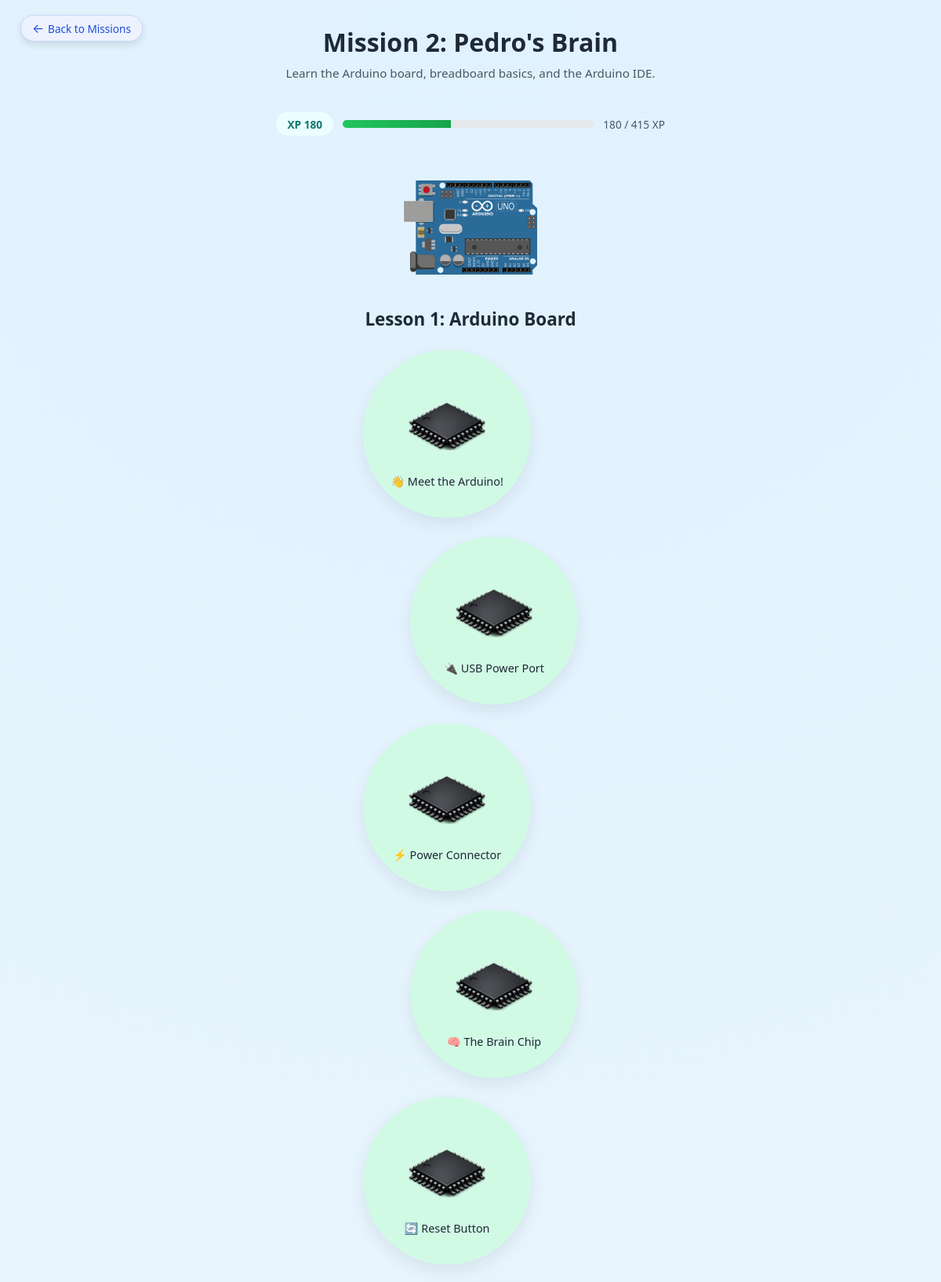
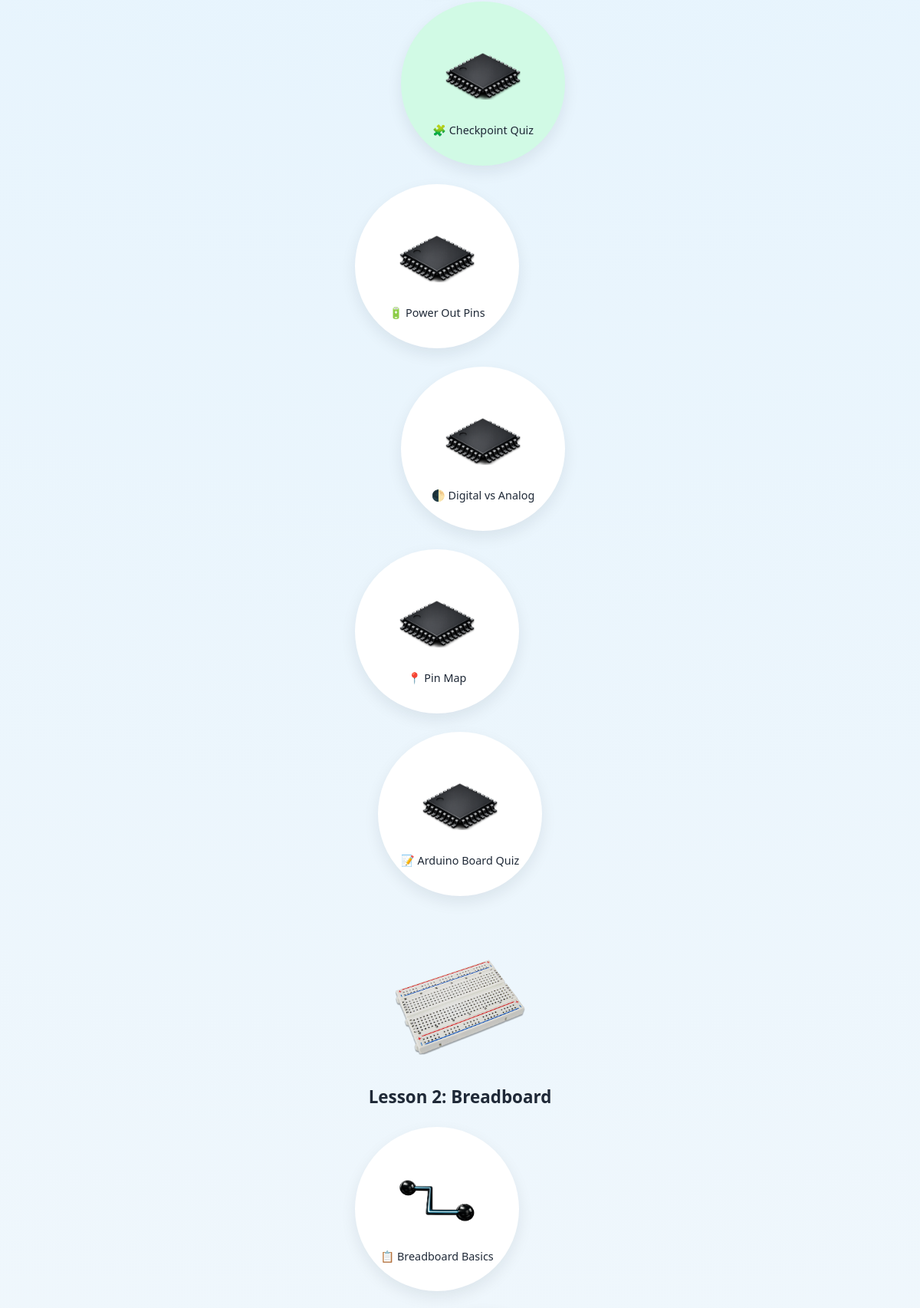
Page /lessons/mission-2/ (upper part) on the committed database (2 pictures, top to bottom).
### lessons/models.py (models this page shows, shortened)
class Step(models.Model):
    CONTENT_CHOICES = [
        ("video", "Video"),
        ("cards", "Cards"),
    ]
    slug = models.SlugField(max_length=100)
    title = models.CharField(max_length=255)
    parent_slug = models.SlugField(max_length=100)
    order = models.PositiveIntegerField(default=1)
    content_mode = models.CharField(max_length=10, choices=CONTENT_CHOICES)
    has_quiz = models.BooleanField(default=False)
    youtube_id = models.CharField(max_length=50, blank=True)
    xp_on_complete = models.PositiveIntegerField(default=0)
    xp_on_quiz_correct = models.PositiveIntegerField(default=0)
    class Meta:
        ordering = ["parent_slug", "order"]
        unique_together = ("slug", "parent_slug")

### lessons/views.py (the view)
# urls.py: path("mission-2/", views.mission_2_intro, name="mission_2_intro"),
def mission_2_intro(request):
    user = _get_user(request)
    step_map = {
        (step.parent_slug, step.slug): step
        for step in LessonStep.objects.filter(parent_slug__startswith="mission-2-")
    }
    completed_ids = _completed_step_ids(user, "mission-2-")
    lesson1_lessons = [dict(lesson) for lesson in MISSION2_LESSON1]
    lesson2_lessons = [dict(lesson) for lesson in MISSION2_LESSON2]
    lesson3_lessons = [dict(lesson) for lesson in MISSION2_LESSON3]
    for lesson in lesson1_lessons:
        step = step_map.get(("mission-2-arduino-board", lesson["slug"]))
        lesson["is_complete"] = False
        if step:
            lesson["title"] = step.title
            lesson["content_mode"] = step.content_mode
            lesson["has_quiz"] = step.has_quiz
            lesson["is_complete"] = step.id in completed_ids
    for lesson in lesson2_lessons:
        step = step_map.get(("mission-2-breadboard", lesson["slug"]))
        lesson["is_complete"] = False
        if step:
            lesson["title"] = step.title
            lesson["content_mode"] = step.content_mode
            lesson["has_quiz"] = step.has_quiz
            lesson["is_complete"] = step.id in completed_ids
    for lesson in lesson3_lessons:
        step = step_map.get(("mission-2-arduino-ide", lesson["slug"]))
        lesson["is_complete"] = False
        if step:
            lesson["title"] = step.title
            lesson["content_mode"] = step.content_mode
            lesson["has_quiz"] = step.has_quiz
            lesson["is_complete"] = step.id in completed_ids
    xp_total, xp_max, xp_percent = _get_xp_stats("mission-2", user)
    return render(
        request,
        "lessons/mission_2_intro.html",
        {
            "lesson1_lessons": lesson1_lessons,
            "lesson2_lessons": lesson2_lessons,
            "lesson3_lessons": lesson3_lessons,
            "xp_total": xp_total,
            "xp_max": xp_max,
            "xp_percent": xp_percent,
            "can_track_progress": bool(user),
        },
    )

### lessons/views.py (called while the page is built)
def _get_demo_user():
    User = get_user_model()
    username_field = User.USERNAME_FIELD
    demo_value = "demo@example.com" if "email" in username_field else "demo-user"
    lookup = {username_field: demo_value}
    defaults = {"is_active": True}
    if "username" not in lookup and any(field.name == "username" for field in User._meta.fields):
        defaults["username"] = "demo-user"
    demo_user, _ = User.objects.get_or_create(**lookup, defaults=defaults)
    return demo_user

def _get_user(request):
    user = getattr(request, "user", None)
    if user and user.is_authenticated:
        return user
    if DEMO_MODE:
        return _get_demo_user()
    return None

def _completion_qs(user):
    if user:
        return LessonStepCompletion.objects.filter(user=user)
    return LessonStepCompletion.objects.none()

def _completed_step_ids(user, parent_prefix=""):
    qs = _completion_qs(user).filter(is_complete=True)
    if parent_prefix:
        qs = qs.filter(step__parent_slug__startswith=parent_prefix)
    return set(qs.values_list("step_id", flat=True))

def _get_xp_stats(prefix, user):
    if not prefix:
        return 0, 0, 0
    steps = list(LessonStep.objects.filter(parent_slug__startswith=prefix))
    xp_max = sum(
        step.xp_on_complete + (step.xp_on_quiz_correct if step.has_quiz else 0)
        for step in steps
    )
    xp_total = (
        _completion_qs(user)
        .filter(step__parent_slug__startswith=prefix)
        .aggregate(total=Sum("xp_earned"))["total"]
        or 0
    )
    xp_percent = int((xp_total / xp_max) * 100) if xp_max else 0
    if xp_percent > 100:
        xp_percent = 100
    return xp_total, xp_max, xp_percent

### lessons/templates/lessons/mission_2_intro.html (shortened to what this page needs)
{% load static %}
<!DOCTYPE html>
<html lang="en">
<head>
  <link rel="stylesheet" href="{% static 'css/icons.css' %}" />
  <link rel="stylesheet" href="{% static 'css/responsive-overrides.css' %}" />
</head>
<body>
  <a href="{% url 'lessons:missions_home' %}" class="back-button">
    <span class="back-arrow">←</span>
    Back to Missions
  </a>
  <header class="page-header">
    <h1>Mission 2: Pedro's Brain</h1>
    <p>Learn the Arduino board, breadboard basics, and the Arduino IDE.</p>
  </header>
  <div class="xp-summary" aria-label="Mission 2 XP progress">
    <div class="xp-pill">XP {{ xp_total|default:"0" }}</div>
    <div class="xp-progress" role="progressbar" aria-valuenow="{{ xp_total|default:'0' }}" aria-valuemin="0" aria-valuemax="{{ xp_max|default:'0' }}">
      <div class="xp-progress__fill" style="width: {{ xp_percent|default:'0' }}%;"></div>
    </div>
    <div class="xp-label">{{ xp_total|default:"0" }} / {{ xp_max|default:"0" }} XP</div>
  </div>
  <section class="section">
    <div class="lesson1-hero">
      <img
        src="{% static 'lessons/mission2/arduino_board.png' %}"
        alt="Arduino board"
      />
    </div>
    <h2 class="section-title">Lesson 1: Arduino Board</h2>
    <div class="vertical-path">
      {% for lesson in lesson1_lessons %}
            <div class="circle-card{% if lesson.is_complete %} is-complete{% endif %}" id="lesson-{{ lesson.slug }}">
          <a href="{% url 'lessons:mission_2_lesson_detail' lesson.slug %}" class="circle-link">
            <div class="circle-image-wrapper lesson1-icon">
              <img
                src="{% static 'lessons/mission2/arduino_chip_icon.png' %}"
                alt="{{ lesson.title }}"
                class="circle-image"
              />
            </div>
            <div class="circle-name">
              {{ lesson.title }}
            </div>
          </a>
        </div>
      {% endfor %}
    </div>
  </section>
  <section class="section">
    <div class="lesson2-hero">
      <img
        src="{% static 'lessons/mission2/breadboard.png' %}"
        alt="Breadboard"
      />
    </div>
    <h2 class="section-title">Lesson 2: Breadboard</h2>
    <div class="vertical-path">
        {% for lesson in lesson2_lessons %}
          <div class="circle-card{% if lesson.is_complete %} is-complete{% endif %}" id="lesson-{{ lesson.slug }}">
            <a href="{% url 'lessons:mission_2_lesson_detail' lesson.slug %}" class="circle-link">
            <div class="circle-image-wrapper lesson2-icon">
              <img
                src="{% static 'lessons/mission2/breadboard_icon.png' %}"
                alt="{{ lesson.title }}"
                class="circle-image"
                style="object-position: center;"
              />
            </div>
            <div class="circle-name">
              {{ lesson.title }}
            </div>
          </a>
        </div>
      {% endfor %}
    </div>
  </section>
</body>
	</html>

### lessons/static/css/responsive-overrides.css (style rules this page uses)
body { padding: clamp(1rem, 4vw, 2rem); caret-color: transparent; -webkit-user-select: none; -ms-user-select: none; user-select: none; }
.circle-card { width: clamp(150px, 22vw, 190px); height: clamp(150px, 22vw, 190px); }
.circle-card.is-complete { background: #d1fae5; }
.circle-card .circle-image-wrapper, .circle-image-wrapper { width: clamp(90px, 16vw, 120px); height: clamp(90px, 16vw, 120px); }
.circle-image { max-width: 100%; max-height: 100%; object-fit: contain; }
.xp-summary { display: flex; align-items: center; justify-content: center; gap: 0.75rem; flex-wrap: wrap; margin: 1rem auto 2rem; }
.xp-pill { background: #ecfeff; color: #0f766e; border-radius: 999px; padding: 0.35rem 0.9rem; font-weight: 700; font-size: 0.85rem; }
.xp-progress { width: min(320px, 70vw); height: 10px; border-radius: 999px; background: #e5e7eb; overflow: hidden; }
.xp-progress__fill { height: 100%; width: 0%; background: linear-gradient(90deg, #22c55e, #16a34a); transition: width 0.3s ease; }
.xp-label { font-size: 0.85rem; color: #475569; }

### lessons/templates/lessons/mission_2_intro.html (style rules this page uses)
body { margin: 0; padding: 2rem; font-family: system-ui, -apple-system, BlinkMacSystemFont, "Segoe UI", sans-serif; background: radial-gradient(circle at top, #e0f2fe, #f9fafb); color: #1f2937; }
h1, h2, h3, p { margin: 0; }
.back-button { position: fixed; top: 1.2rem; left: 1.6rem; padding: 0.4rem 0.9rem; font-size: 0.85rem; border-radius: 999px; border: 1px solid #cbd5f5; background: #eef2ff; color: #1d4ed8; text-decoration: none; display: inline-flex; align-items: center; gap: 0.3rem; box-shadow: 0 4px 10px rgba(15, 23, 42, 0.12); z-index: 50; }
.back-arrow { font-size: 1rem; line-height: 1; }
.page-header { text-align: center; margin-bottom: 2.5rem; }
.page-header h1 { font-size: 2rem; margin-bottom: 0.5rem; }
.page-header p { color: #4b5563; font-size: 0.95rem; }
.section { margin-bottom: 3.75rem; }
.section-title { font-size: 1.4rem; margin-bottom: 1.5rem; font-weight: 700; text-align: center; }
.lesson1-hero { display: flex; justify-content: center; margin-bottom: 1rem; }
.lesson1-hero img { width: 170px; max-width: 170px; height: 170px; object-fit: contain; }
.lesson2-hero { display: flex; justify-content: center; margin-bottom: 1rem; }
.lesson2-hero img { width: 170px; max-width: 170px; height: 170px; object-fit: contain; }
.vertical-path { display: flex; flex-direction: column; align-items: center; gap: 1.5rem; margin: 0 auto; position: relative; }
.circle-card { width: 190px; height: 190px; border-radius: 50%; background: #ffffff; box-shadow: 0 8px 20px rgba(15, 23, 42, 0.08); display: flex; flex-direction: column; align-items: center; justify-content: center; cursor: pointer; user-select: none; transition: transform 0.2s ease, box-shadow 0.2s ease, margin 0.2s ease; text-align: center; padding: 0.75rem; overflow: visible; }
.circle-link { text-decoration: none; color: inherit; display: flex; flex-direction: column; align-items: center; justify-content: center; width: 100%; height: 100%; }
.circle-image-wrapper { width: 110px; height: 110px; margin-bottom: 0.1rem; margin-top: 0; border-radius: 999px; overflow: hidden; display: flex; align-items: center; justify-content: center; }
.circle-image { width: 100%; height: 100%; object-fit: contain; display: block; }
.lesson1-icon { width: 95px; height: 95px; }
.lesson1-icon img { width: 100px; height: 100px; object-fit: contain; }
.lesson2-icon { margin-top: 0; margin-bottom: 0.2rem; }
.lesson2-icon img { width: 100px; height: 100px; object-fit: contain; }
.circle-name { font-size: 0.9rem; font-weight: 500; color: #1f2937; width: 100%; }
.vertical-path .circle-card:nth-child(odd) { margin-left: -30px; margin-right: 30px; }
.vertical-path .circle-card:nth-child(even) { margin-left: 30px; margin-right: -30px; }
.vertical-path .circle-card:last-child { margin-left: 0; margin-right: 0; }

### rows in the picture
Step: title "👋 Meet the Arduino!"
Step: title "🔌 USB Power Port"
Step: title "⚡ Power Connector"
Step: title "🧠 The Brain Chip"
Step: title "🔄 Reset Button"
Step: title "🧩 Checkpoint Quiz"
Step: title "🔋 Power Out Pins"
Step: title "🌓 Digital vs Analog"
Step: title "📍 Pin Map"
Step: title "📝 Arduino Board Quiz"
Step: title "📋 Breadboard Basics"

### other values in the picture
{{ xp_total|default:"0" }} "180"
{{ xp_max|default:"0" }} "415"
